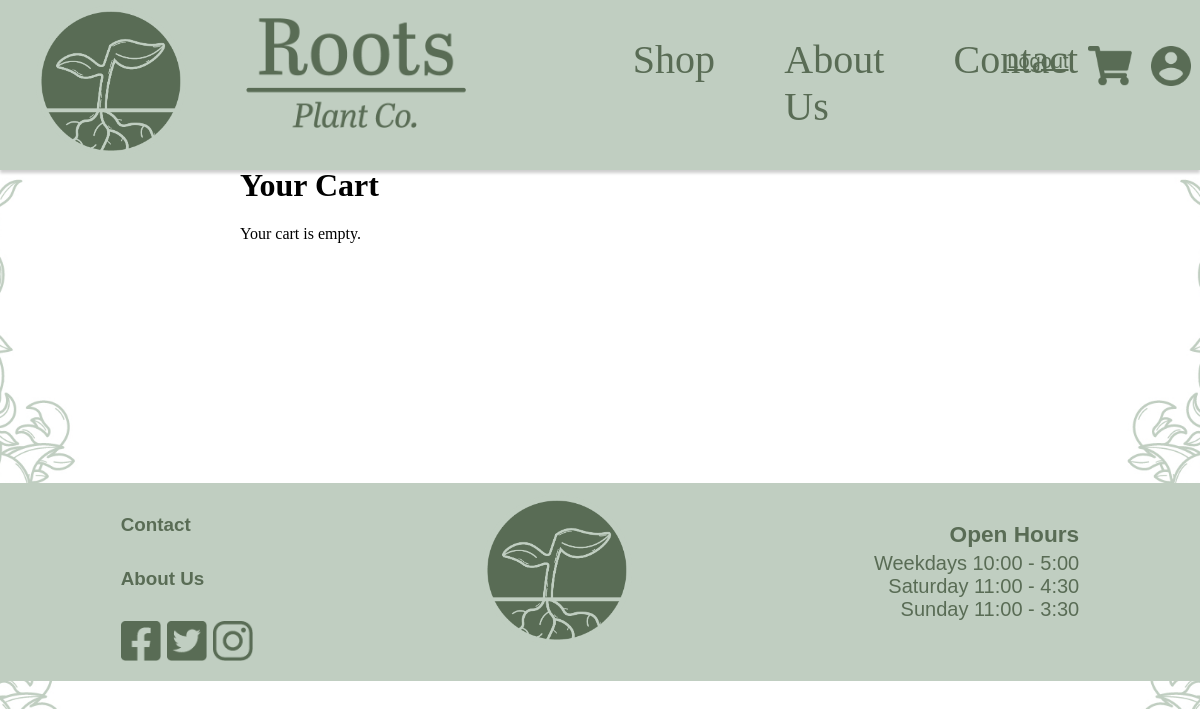
Page /viewCart (signed in) on the earlier database version.
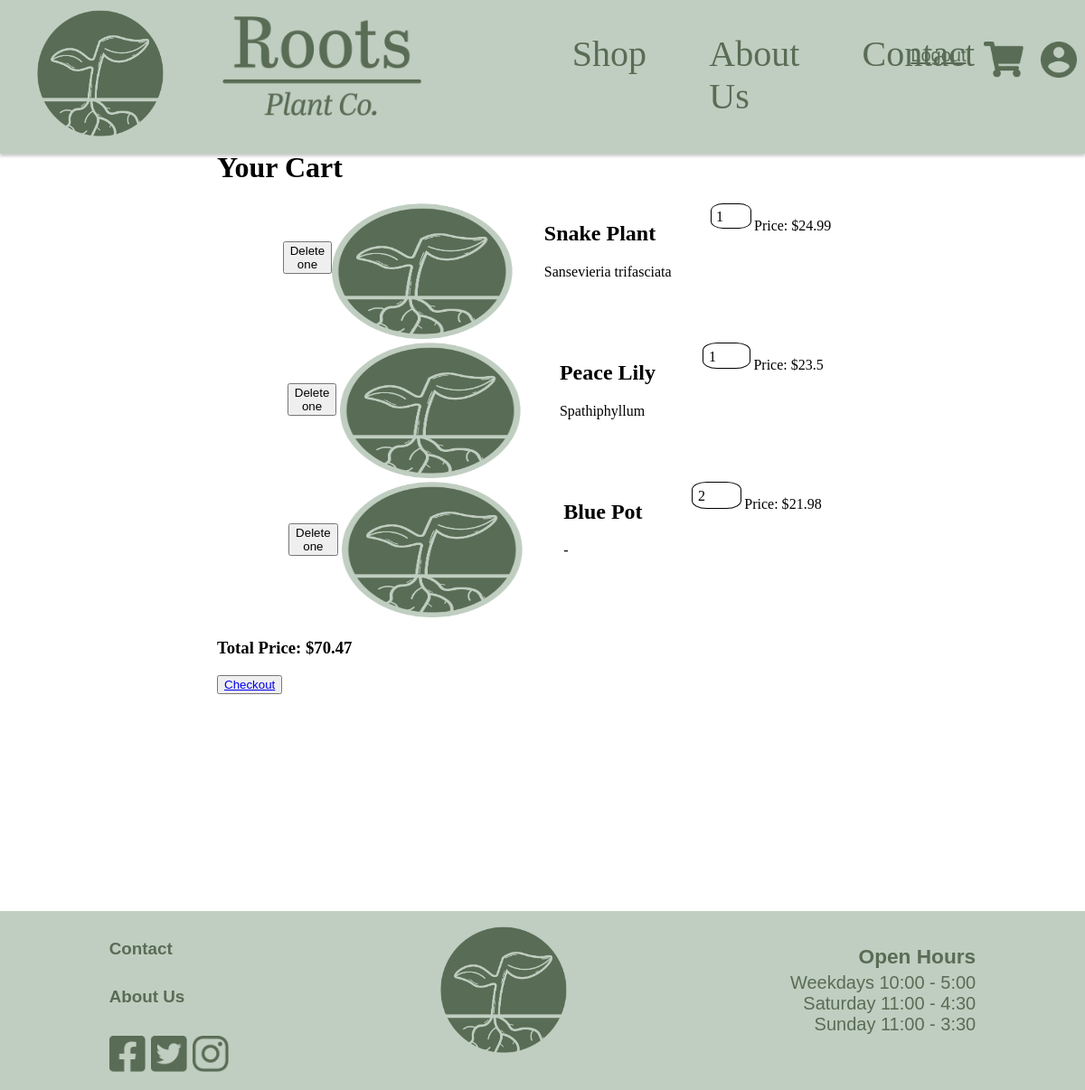
Same page on the later database version.
### Website/models.py (models this page shows)
class UserCart(db.Model):
    __tablename__ = 'UserCart'
    id = db.Column(db.Integer, primary_key=True, autoincrement=True)
    userId = db.Column(db.Integer, db.ForeignKey('user.id'), nullable=False)
    productId = db.Column(db.Integer, db.ForeignKey('shopProducts.id'), nullable=False)
    quantity = db.Column(db.Integer, nullable=False, default=1)
    shopproduct = db.relationship('ShopProducts')
    user = db.relationship('User')

class ShopProducts(db.Model):
    __tablename__ = 'shopProducts'
    id = db.Column(db.Integer, primary_key=True)
    name = db.Column(db.String(150), nullable=False) #Is required
    summary = db.Column(db.String(500), nullable=True)
    description = db.Column(db.String(1000), nullable=True)
    price = db.Column(db.Integer, nullable=False) #Is required
    stock = db.Column(db.Integer, nullable=False) #Is required
    category = db.Column(db.String(150), nullable=False) #Is required
    subCategory = db.Column(db.String(150), nullable=True)
    subSubCategory = db.Column(db.String(150), nullable=True)
    imageUrl = db.Column(db.String(150), nullable=False) #Is required
    userId = db.Column(db.Integer, db.ForeignKey('user.id'))

### Website/views.py (the view)
@views.route('/viewCart', methods=['GET'])
@login_required
def viewCart():
    cartItems = UserCart.query.filter_by(userId=current_user.id).all()
    totalPrice = sum(item.shopproduct .price * item.quantity for item in cartItems)
    return render_template('viewCart.html', user=current_user, cartItems=cartItems, totalPrice=totalPrice)

### Website/templates/viewCart.html (shortened to what this page needs)
{% extends "navBase.html" %}
{% block content %}
<div class=pageHeader><h1>Your Cart</h1></div>
<head>
    <link rel="stylesheet" href="{{ url_for('static', filename='css/viewCart.css') }}">
</head>
<body>
    {% if cartItems %}
        <div class="cart">
            {% for item in cartItems %}
                <div class="cartItem">
                    <form id="deleteOne" action="{{ url_for('views.removeFromCart', productId=item.productId) }}" method="POST">
                        <button class="delBtn">Delete one</button>
                    </form>
                    <div class="productImage">
                        <img src="{{ url_for('static', filename='img/' + item.shopproduct.imageUrl) }}" width="200" height="150" alt="Plant image">
                    </div>
                    <div class="itemTitle">
                        <h2>{{ item.shopproduct.name }}</h2>
                        {% if item.shopproduct.summary %}
                        {{item.shopproduct.summary}}
                        {% else %}
                        <p>-</p>
                        {% endif %}
                    </div>
                    <div class="qty"> {{ item.quantity }} </div>
                    <p>Price: ${{ item.shopproduct.price * item.quantity }}</p>
                </div>
            {% endfor %}
        </div>
        <h3>Total Price: ${{ totalPrice }}</h3>
        <button><a href="/checkout">Checkout</a></button>
    {% else %}
    <p>Your cart is empty.</p>
    {% endif %}
    {% endblock %}

### Website/templates/navBase.html (shortened to what this page needs)
<!DOCTYPE html>
<html>
    <head>
        <link rel="stylesheet" href="{{ url_for('static', filename='css/navBase.css') }}">
        <link rel="stylesheet" href="https://use.typekit.net/btr0hfq.css">
    </head>
    <body>
        <nav class="navBar">
            <div class="navBarMain">
                <a class="navBarLogoIcon" href="/">
                    <img height="150px" src="{{ url_for('static', filename='iconLogo.png') }}">
                </a>
                <a class="navBarLogoType" href="/">
                    <img height="110px" src="{{ url_for('static', filename='typographicLogo.png') }}">
                </a>
                <div class="navBarCategories">
                    <a class="navItem" id="shop" href="/shop">Shop</a>
                    <a class="navItem" id="aboutUs" href="/aboutUs">About Us</a>
                    <a class="navItem" id="contact" href="{{ url_for('contact.contact')}}">Contact</a>
                </div>
                {% if user.is_authenticated %}
                <div class="loggedSection">
                    <a class="loggedLinks" id="logout" href="/logout">Logout</a>
                    <a class="loggedIcons" href="/viewCart">
                        <img height="40px" src="{{ url_for('static', filename='shoppingCart.png')  }}">
                    </a>
                    <a class="loggedIcons" href="/accountDetails">
                        <img height="40px" src="{{ url_for('static', filename='accountIcon.png') }}">
                    </a>
                </div>
                {% else %}
                <div class="loginSection">
                    <a class="loginLinks" id="login" href="/login">Login</a>
                    <a class="loginLinks" id="signUp" href="/signUp">Sign up</a>
                </div>
                {% endif %}
            </div>
        </nav>
        <div class="container">
            {% block content %}
            {% endblock %}
        </div>
        <footer class="footer">
            <div class="footerMain">
                <div class="column1">
                    <a class="column1Text" href="/shop"><h5>Contact</h5></a>
                    <a class="column1Text" href="/shop"><h5>About Us</h5></a>
                    <ul class="socialMedias">
                        <li class="socialMediaItems">
                            <a href="/shop"><img height="40px" src="{{ url_for('static', filename='facebookIcon.png') }}"></a>
                        </li>
                        <li class="socialMediaItems" href="#">
                            <a href="/shop"><img height="40px" src="{{ url_for('static', filename='twitterIcon.png') }}"></a>
                        </li>
                        <li class="socialMediaItems" href="#">
                            <a href="/shop"><img height="40px" src="{{ url_for('static', filename='instaIcon.png') }}"></a>
                        </li>
                    </ul>
                </div>
                <a class="footerLogo" href="/">
                    <img height="150px" src="{{ url_for('static', filename='iconLogo.png') }}">
                </a>
                <div class="openHours">
                    <h5 class="openHoursTitle">Open Hours</h5>
                    <ul class="openHoursList">
                        <li>Weekdays 10:00 - 5:00</li>
                        <li>Saturday 11:00 - 4:30</li>
                        <li>Sunday 11:00 - 3:30</li>
                    </ul>
                </div>
            </div>
        </footer>
    </body>
</html>

### Website/static/css/navBase.css (style rules this page uses)
body, html { margin: 0%; padding: 0%; background-image: url(/static/background.jpg); background-size: cover; background-attachment: fixed; background-position: center; background-repeat: no-repeat; }
nav { height: 170px; }
.navBar { background-color: #C0CEC1; position: fixed; width: 100%; top: 0; box-shadow: 0px 3px 3px rgba(0, 0, 0, 0.2); }
.navBarMain { display: flex; }
.navBarLogoIcon { margin-top: 0.5%; margin-left: 3%; margin-right: 0%; padding: 0%; }
.navBarLogoType { margin-left: 5%; margin-right: 0%; margin-top: 1.5%; padding: 0%; }
.navBarCategories { display: flex; margin-top: 3%; margin-left: 11%; margin-right: 0%; width: 50%; padding: 0%; height: fit-content; }
.navItem { font-family: abril-titling, serif; font-style: normal; font-weight: 400; color: #596C55; font-size: 30pt; text-decoration: none; margin-left: 9%; margin-right: 9%; }
.loggedSection { margin-top: 3.5%; margin-left: 2%; display: block; width: 300px; display: flex; }
.loggedLinks { font-family: "brandon-grotesque", sans-serif; font-weight: 400; font-style: normal; color: #596C55; font-size: 15pt; margin-right: 10%; margin-top: 4%; }
.loggedIcons { margin-top: 2%; margin-right: 10%; text-decoration: none; }
.container { margin-left: 20%; margin-right: 20%; margin-top: 10%; }
.footerMain { height: 20%; display: flex; background-color: #C0CEC1; justify-content: space-around; bottom: 0; width: 100%; margin-top: 20%; }
.column1 { display: inline; }
.column1Text { font-family: "brandon-grotesque", sans-serif; font-weight: 400; font-style: normal; color: #596C55; font-size: 17pt; text-decoration: none; }
.socialMedias { display: flex; list-style: none; padding: 0%; justify-content: space-around; }
.socialMediaItems { margin-right: 5%; }
.footerLogo { margin-top: 1%; }
.openHours { font-family: "brandon-grotesque", sans-serif; font-weight: 400; font-style: normal; color: #596C55; font-size: 15pt; text-decoration: none; text-align: right; }
.openHoursTitle { margin-bottom: 2%; font-size: 17pt; }
.openHoursList { list-style: none; margin-left: 0%; padding-left: 0%; margin-top: 0%; }

### Website/static/css/viewCart.css (style rules this page uses)
.pageHeader { padding-top: 3.5%; }
.cart { display: flex; flex-direction: column; justify-content: center; }
.cartItem { display: grid; grid-template-columns: auto auto auto auto auto; }
.delBtn { margin-top: 35%; margin-left: 60%; margin-right: 20%; }
.productImage { margin-left: 2.5%; margin-right: 0%; }
.itemTitle { margin-left:0%; }
.qty { border: 1px solid black; padding: 10%; margin-left:5%; margin-right:5%; border-radius: 30%; max-height: 10%; }

Differences in the rows shown:
added UserCart: imageUrl (picture), shopproduct.name "Snake Plant", shopproduct.summary "Sansevieria trifasciata", quantity "1", item.shopproduct.price*item.quantity "24.99"
added UserCart: imageUrl (picture), shopproduct.name "Peace Lily", shopproduct.summary "Spathiphyllum", quantity "1", item.shopproduct.price*item.quantity "23.5"
added UserCart: imageUrl (picture), shopproduct.name "Blue Pot", quantity "2", item.shopproduct.price*item.quantity "21.98"
Other differences:
{{ totalPrice }}: (not shown) → "70.47"
text no longer shown: "Your cart is empty."
text now shown: "Total Price: $ Checkout"
